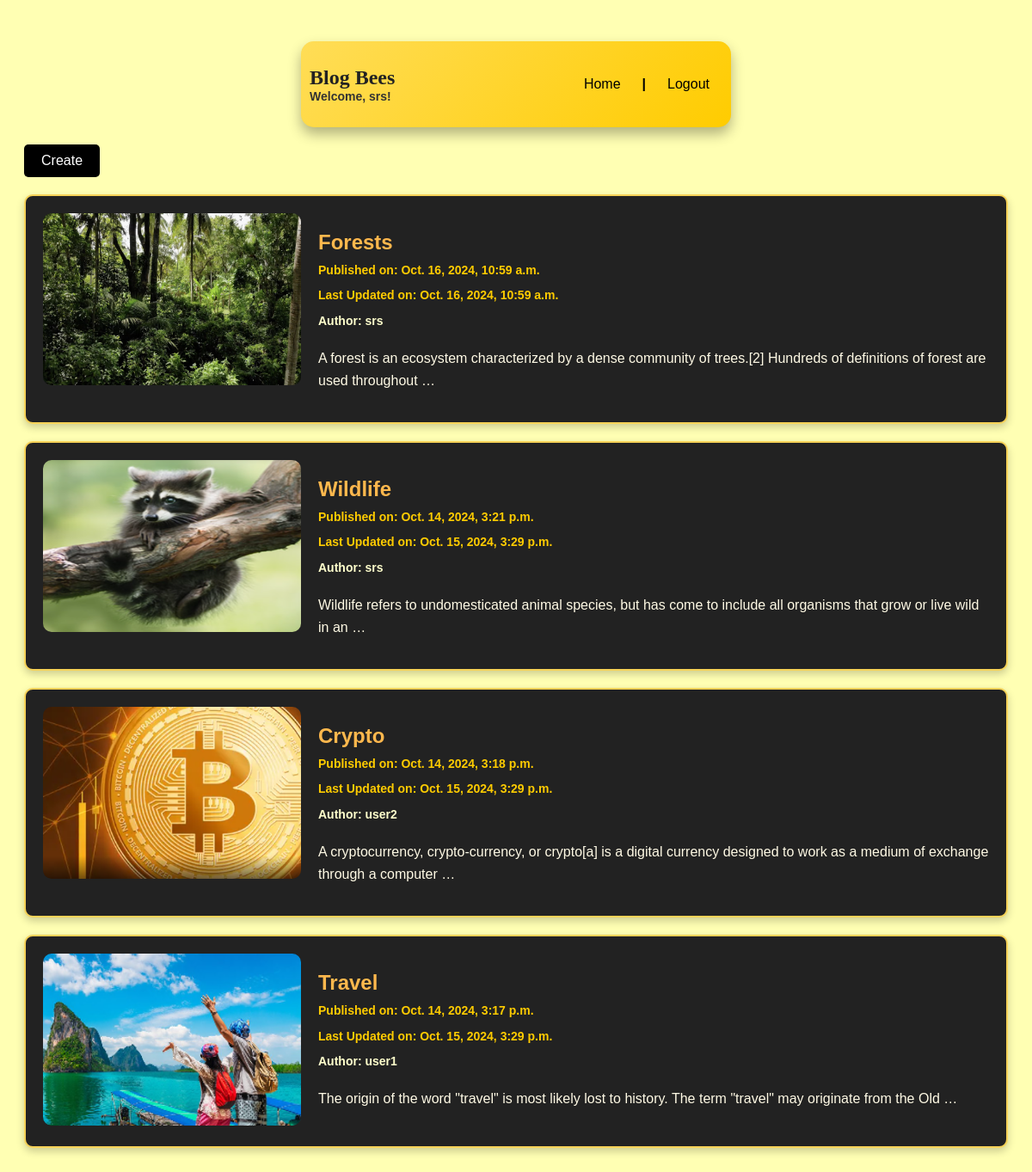
The page /posts/ (signed in) on the database its author committed.
### posts/models.py (models this page shows, shortened)
class Post(models.Model):
    title = models.CharField(max_length=200)
    content = models.TextField(default='Empty, no content')
    author = models.ForeignKey(User, on_delete=models.CASCADE, related_name='posts', default=1)
    created_at = models.DateTimeField(default=timezone.now)
    updated_at = models.DateTimeField(auto_now=True)
    image = models.ImageField(upload_to='post_images/', null=True, blank=True)  # New field

### posts/views.py (the view)
# urls.py: path('', include('posts.urls'))
def posts(request):
    all_posts = Post.objects.all()  # Load all posts from the database
    return render(request, 'posts.html', {'posts': all_posts})

### templates/posts.html (shortened to what this page needs)
{% load static %}
<!DOCTYPE html>
<html lang="en">
<head>
    <link rel="stylesheet" href="{% static 'style.css' %}">
</head>
<body>
<div class="header">
    <div class="header-top">
        <div class="header-left">
            <a href="{% url 'posts' %}"><h2 class="bb">Blog Bees</h2></a>
            {% if user.is_authenticated %}
            <p class="welcome">Welcome, {{ user.username }}!</p>
            {% else %}
            <p class="welcome">Welcome random user</p>
            {% endif %}
        </div>
        <div class="header-right">
            <a href="/" class="home-btn">Home</a>
            {% if user.is_authenticated %}
                <span class="separator">|</span>
                <a href="{% url 'logout' %}" class="logout-btn">Logout</a>
            {% else %}
                <span class="separator">|</span>
                <a href="{% url 'login' %}" class="login-btn">Login</a>
            {% endif %}
        </div>
    </div>
</div>
<div class="row">
    <div class="leftcolumn">
        {% if user.is_authenticated %}
        <a href="/createpost" class="create-button">Create</a>
        {% endif %}
        {% for post in posts reversed %}
        <a href="/post/{{ post.id }}">
            <div class="card">
                <div class="card-content">
                    <div class="card-image">
                        {% if post.image %}
                            <img class="post-image" src="{{ post.image.url }}" alt="Post Image">
                        {% endif %}
                    </div>
                    <div class="card-text">
                        <h2>{{ post.title }}</h2>
                        <h5>Published on: {{ post.created_at }}</h5>
                        <h5>Last Updated on: {{ post.updated_at }}</h5>
                        <h5 style="color: #ffffcc;">Author: {{ post.author.username }}</h5>
                        <p>{{ post.content|truncatewords:20 }}</p>
                    </div>
                </div>
            </div>
        </a>
        {% endfor %}
    </div>
</div>
</body>
</html>

### static/style.css (style rules this page uses)
* { box-sizing: border-box; }
body { font-family: 'Trebuchet MS', Arial, sans-serif; padding: 20px; background: #ffffb3; color: #fff; }
.header { height: 100px; width: 500px; margin: 0 auto; background: linear-gradient(135deg, #ffdd57, #ffcc00); display: flex; justify-content: center; align-items: center; border-radius: 15px; box-shadow: 0 8px 15px rgba(0, 0, 0, 0.3); }
.header h2 { color: #222; font-family: 'Lucida Handwriting', cursive; }
.leftcolumn { float: left; width: 100%; }
.card { background-color: #222; color: #fffae5; padding: 20px; margin-top: 20px; border-radius: 10px; border: 2px solid #f7d358; box-shadow: 0 4px 10px rgba(0, 0, 0, 0.2); transition: transform 0.3s ease; }
.card h2, .card h1 { color: #ffb84d; }
.card h5 { color: #ffcc00; margin-top: -10px; font-size: 14px; }
.card p { color: #fffae5; line-height: 1.6; }
.row:after { content: ""; display: table; clear: both; }
.header { background: linear-gradient(135deg, #ffdd57, #ffcc00); padding: 15px 30px; border-radius: 15px; box-shadow: 0 8px 15px rgba(0, 0, 0, 0.3); display: flex; justify-content: space-between; align-items: center; max-width: 800px; margin: 20px auto; }
.header-right { display: flex; align-items: center; gap: 15px; }
.welcome { margin: 0; font-size: 18px; color: #333; font-weight: bold; }
.logout-btn { background-color: rgba(255, 77, 77, 0.8); color: white; border: none; padding: 10px 15px; border-radius: 5px; cursor: pointer; font-size: 16px; text-decoration: none; transition: background 0.3s, transform 0.2s; }
a { text-decoration: none; }

### templates/posts.html (style rules this page uses)
.card-content { display: flex; }
.card-image { float: left; margin-right: 20px; }
a { text-decoration: none; }
.post-image { border-radius: 10px; width: 300px; height: 200px; }
.create-button { display: inline-block; background-color: black; color: white; padding: 10px 20px; text-align: center; text-decoration: none; border-radius: 5px; }
.header { background-color: #f6d600; padding: 10px; }
.header-top { display: flex; width: 100%; justify-content: space-between; align-items: center; }
.header-right { display: flex; align-items: center; gap: 10px; }
.bb { margin-top: auto; margin-bottom: 0px; max-width: 200px; }
.welcome { font-size: 14px; margin-bottom: auto; }
.separator { font-weight: bold; color: black; }
.home-btn, .logout-btn, .login-btn { color: black; background: none; border: none; border-radius: 5px; font-size: 16px; cursor: pointer; position: relative; padding: 10px 15px; transition: background-color 0.3s ease; }

### rows shown on the page
Post: image (picture), title "Forests", created_at "Oct. 16, 2024, 10:59 a.m.", updated_at "Oct. 16, 2024, 10:59 a.m.", author.username "srs", content "A forest is an ecosystem characterized by a dense community of trees.[2] Hundreds of definitions of forest are used throughout …"
Post: image (picture), title "Wildlife", created_at "Oct. 14, 2024, 3:21 p.m.", updated_at "Oct. 15, 2024, 3:29 p.m.", author.username "srs", content "Wildlife refers to undomesticated animal species, but has come to include all organisms that grow or live wild in an …"
Post: image (picture), title "Crypto", created_at "Oct. 14, 2024, 3:18 p.m.", updated_at "Oct. 15, 2024, 3:29 p.m.", author.username "user2", content "A cryptocurrency, crypto-currency, or crypto[a] is a digital currency designed to work as a medium of exchange through a computer …"
Post: image (picture), title "Travel", created_at "Oct. 14, 2024, 3:17 p.m.", updated_at "Oct. 15, 2024, 3:29 p.m.", author.username "user1", content "The origin of the word \"travel\" is most likely lost to history. The term \"travel\" may originate from the Old …"

### other values the page prints
{{ user.username }} "srs"
